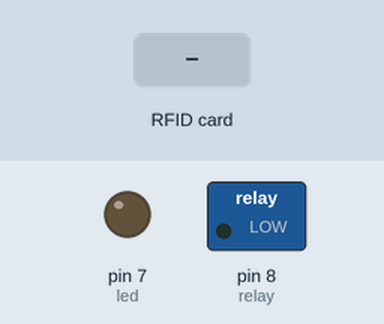
Simulated run of this sketch. Board: Arduino Uno, built with avr-gcc and run on an emulated ATmega328P. Shown: switched loads named in the sketch (green lamp = pin HIGH), output pins drawn as LEDs (lit = HIGH). The inputs (shaded band) are chosen by the test bench. Pins used as bus, display or sensor lines are not drawn.

Above: at 1.2 s.
1.3 s: RFID card 44 72 A0 EA held to the reader
At 1.45 s:
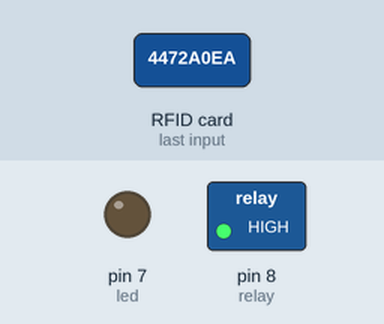
At 2.9 s:
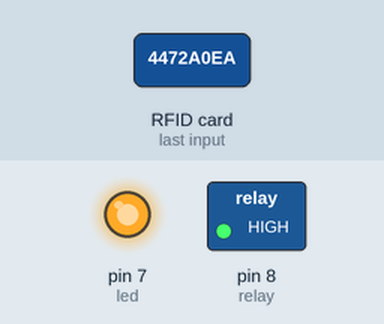
Timing chart, 0 to 4.4 s (numbered marks = the images above; inputs shaded):
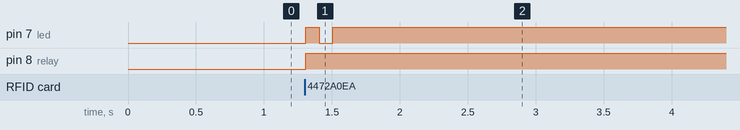

Measured:
- after the input at 1.3 s, pin 7 (led): LOW → HIGH at once, → LOW 0.10 s later, → HIGH 0.10 s later; pin 8 (relay): LOW → HIGH at once

The sketch:

USB_BLOCK_V2.1.ino
```cpp
#include <SPI.h>        // Biblioteca do modulo SPI para comunicacao com o RC522
#include <MFRC522.h>  // Biblioteca para Mifare RC522

#define SS_PIN 10
#define RST_PIN 9

MFRC522 mfrc522(SS_PIN, RST_PIN); // Cria a instancia MFRC522.

#define COMMON_ANODE

#ifdef COMMON_ANODE
#define LED_ON HIGH
#define LED_OFF LOW
#else
#define LED_ON HIGH
#define LED_OFF LOW
#endif

//===== Intervalo================
unsigned long IntervaloLiberado = 480000;  //DEFINIDO O TEMPO QUE O USB VAI FICAR LIBERADO


 //480000   aqui é 8 minutos

//Cartões Liberados

String Card1 = "44 72 A0 EA";
String Card2 = "B4 C4 AC EA";
String Card3 = "76 6D 1F 07";
String Card4 = "34 7A A7 EA";
String Card5 = "54 C7 53 FF";
String Card6 = "75 FD 7F 63";
String Card7 = "75 DC 10 46";
String Card8 = "A6 DB 2B 07";
String Card9 = "F5 BE 82 45";
String Card10 = "96 35 2E 07";
String Card11 = "E6 BD 1A 07";

//================================
//===== Timer ===================
unsigned long TempoLido=0;              //VARIAVEL DE TESTE DE TEMPO


#define led 7    // Definicao do pino do LED

#define relay 8     // Definicao do pino do Rele

boolean unlocked = false;

int successRead;    //Variavel para verificar se um cartao foi lido com sucesso

String readCard= "";   // Armazena a ID lida do cartao pelo Modulo RFID


///////////////////////////////////////// Setup Inicial da placa ///////////////////////////////////
void setup() {

  //Configuracao dos pinos do Arduino
  pinMode(led, OUTPUT);
  pinMode(relay, OUTPUT);
  digitalWrite(relay, LOW);    // certificando que o USB esteja bloqueado
  digitalWrite(led, LED_OFF); // Certificando que o Led esteja desligado

  //Configuracao de Protocolos
  //Serial.begin(9600);  // Inicia a comunicacao Serial com o Computador
  SPI.begin();           // MFRC522 usa o protocolo SPI
  mfrc522.PCD_Init();    // inicializa o Modulo MFRC522

  //Seta a potencia da antena no maximo
 // mfrc522.PCD_SetAntennaGain(mfrc522.RxGain_max);

//   Serial.println("Aproxime o seu cartao do leitor...");
//  Serial.println();

}

///////////////////////////////////////// Loop Principal ///////////////////////////////////
void loop () {

  do {
    //Testa se o tempo de liberacao e maior que o definido , se for, bloqueia o USB
  unsigned long TempoAtual = millis();
 if ((unsigned long)(TempoAtual - TempoLido)>= IntervaloLiberado && unlocked == true) {
   bloquear();
   TempoLido=TempoAtual;
  }
    successRead = getID();  // A funcao GetID retorna um se um cartao foi lido com sucesso
  }
  while (!successRead);   //repete ate que um cartao seja lido com sucesso

if (readCard.substring(1) == Card1 || readCard.substring(1) == Card2 || readCard.substring(1) == Card3 || readCard.substring(1) == Card4 || readCard.substring(1) == Card5 || readCard.substring(1) == Card6 || readCard.substring(1) == Card7 || readCard.substring(1) == Card8 || readCard.substring(1) == Card9 || readCard.substring(1) == Card10  || readCard.substring(1) == Card11){
        granted();         // Libera o USB
      }
      else {      //Se nao for conhecido, nega acesso.
        denied();
      }
         delay (500);
}


/////////////////////////////////////////  Access Granted    ///////////////////////////////////
void granted () {
  //iniciar o Timer para o tempo de acesso
  TempoLido = millis();
  digitalWrite(relay, HIGH);  // liga o rele para liberar o USB
  digitalWrite(led, LED_ON);   // Acende o led para mostrar que o USB esta liberado
  delay(100);
  digitalWrite(led, LED_OFF);
  delay(100);
  digitalWrite(led, LED_ON);
  unlocked = true;
 // Serial.print("Livre");
 // Serial.println();
  readCard = "";
  }

///////////////////////////////////////// Access Denied  ///////////////////////////////////
//Esta funcao pisca o led 3 vezes para mostrar que o acesso foi negado.
void denied() {
  digitalWrite(led, LED_ON);   // Liga o LEd
  delay(200);
  digitalWrite(led, LED_OFF);  // Desliga o Led
  delay(200);
  digitalWrite(led, LED_ON);
  delay(200);
  digitalWrite(led, LED_OFF);
  delay(200);
  digitalWrite(led, LED_ON);
  delay(200);
  digitalWrite(led, LED_OFF);
  if ( unlocked == true ){
      digitalWrite(led, LED_ON);
  }
 // Serial.print("Negado");
 // Serial.println();
  readCard = "";
}


///////////////////////////////////////// Get PICC's UID ///////////////////////////////////
int getID() {
 // mfrc522.PCD_Init();    // inicializa o Modulo MFRC522
  // Le o cartao
  if ( ! mfrc522.PICC_IsNewCardPresent()) { //Se um cartao for lido, continua
    return 0;
  }
  if ( ! mfrc522.PICC_ReadCardSerial()) {   //Assim que o cartao for lido, pega o serial e continua
    return 0;
  }

  //Mostra UID na serial
  //Serial.print("UID da tag :");
  for (byte i = 0; i < mfrc522.uid.size; i++)
  {
     //Serial.print(mfrc522.uid.uidByte[i] < 0x10 ? " 0" : " ");
     //Serial.print(mfrc522.uid.uidByte[i], HEX);
     readCard.concat(String(mfrc522.uid.uidByte[i] < 0x10 ? " 0" : " "));
     readCard.concat(String(mfrc522.uid.uidByte[i], HEX));
  }
 // Serial.println();
  readCard.toUpperCase();

 // mfrc522.PICC_HaltA(); // Para a leitura
return 1;
}

void bloquear(){
   digitalWrite(led, LED_OFF);
    digitalWrite(relay, LOW);
    unlocked = false;
 //   Serial.print("Bloqueado");
 //   Serial.println();
}
```
